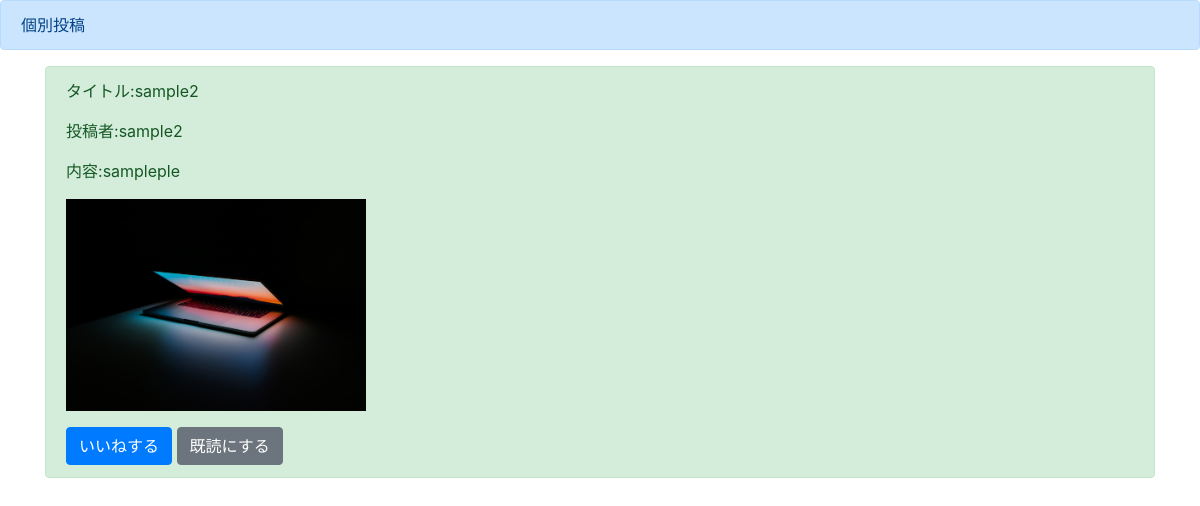
The app's page /detail/2 with its own data.
### boardapp/models.py (models this page shows)
class BoardModel(models.Model):
    title = models.CharField(max_length=100)
    content = models.TextField()
    author = models.CharField(max_length=100)
    images = models.ImageField(upload_to='')
    good = models.IntegerField(null=True, blank=True, default=0)
    read = models.IntegerField(null=True, blank=True, default=0)
    readtext = models.CharField(max_length=200, null=True, blank=True, default='a')

### boardapp/views.py (the view)
# urls.py: path('detail/<int:pk>', detailfunc, name='detail'),
def detailfunc(request, pk):
    object = BoardModel.objects.get(pk=pk)
    return render(request, 'detail.html', {'object':object})

### templates/detail.html (shortened to what this page needs)
{% extends 'base.html' %}
{% block header %}
<div class="alert alert-primary" role="alert">
    個別投稿
</div>
{% endblock header %}
{% block content %}
<div class='container'>
    <div class="alert alert-success" role="alert">
        <p>タイトル:{{object.title}}</p>
        <p>投稿者:{{object.author}}</p>
        <p>内容:{{object.content}}</p>
        <p><img src='{{ object.images.url }}' width=300></p>
        <a href="{% url 'good' object.pk %}" class="btn btn-primary btn" role="button" aria-pressed="true">いいねする</a>
        <a href="{% url 'read' object.pk %}" class="btn btn-secondary btn" role="button" aria-pressed="true">既読にする</a>
    </div>
</div>
{% endblock content %}

### records on screen
BoardModel: title "sample2", author "sample2", content "sampleple", images (picture)
